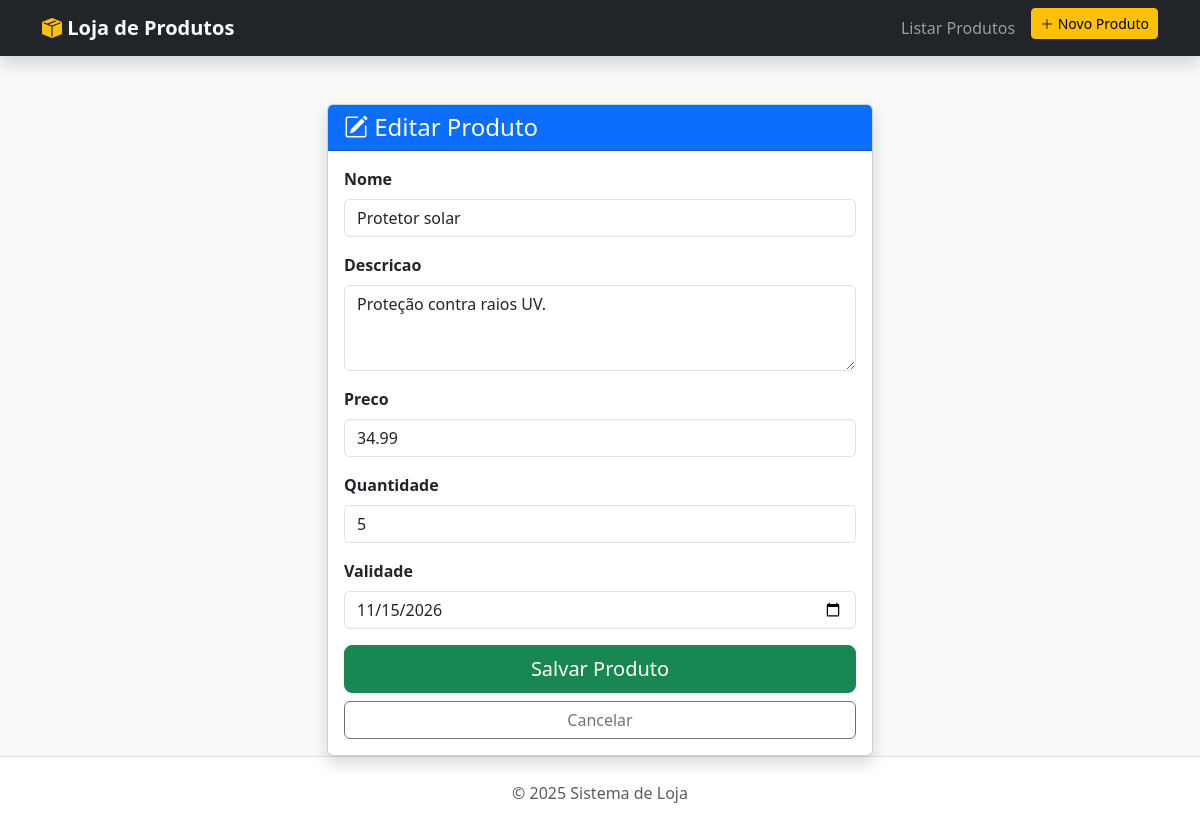
The page /editar/4/ on the database its author committed.
### gestao/models.py (models this page shows, shortened)
class Produto(models.Model):
    nome = models.CharField(max_length=100)
    descricao = models.TextField()
    preco = models.DecimalField(max_digits=10, decimal_places=2)
    validade = models.DateField()
    quantidade = models.IntegerField(default=0)

### gestao/views.py (the view)
# urls.py: path('editar/<int:produto_id>/', views.produto_edit, name='produto_edit'),
def produto_edit(request, produto_id):
    produto = get_object_or_404(Produto, pk=produto_id)
    if request.method == "POST":
     form = ProdutoForm(request.POST, instance=produto)
     if form.is_valid():
         form.save()
         return redirect('produto_list')
    else:
         form = ProdutoForm(instance=produto)
    return render(request, 'gestao/produto_novo.html', {'form': form})

### gestao/forms.py
class ProdutoForm(forms.ModelForm):
    class Meta:
        model = Produto
        fields = ['nome', 'descricao', 'preco', 'quantidade','validade']
        widgets = {
            'nome': forms.TextInput(attrs={'class': 'form-control', 'placeholder': 'Ex: Notebook Dell'}),
            'descricao': forms.Textarea(attrs={'class': 'form-control', 'rows': 3}),
            'preco': forms.NumberInput(attrs={'class': 'form-control', 'placeholder': '0.00'}),
            'quantidade': forms.NumberInput(attrs={'class': 'form-control', 'placeholder': 'Qtd em estoque'}),
            'validade': forms.DateInput(attrs={'class': 'form-control', 'type': 'date'}),
        }

### gestao/templates/gestao/produto_novo.html (shortened to what this page needs)
{% extends 'gestao/base.html' %}
{% block content %}
<div class="row justify-content-center">
    <div class="col-md-6">
        <div class="card shadow">
            <div class="card-header bg-primary text-white">
                <h4 class="mb-0">
                    <i class="bi bi-pencil-square"></i>
                     {% if form.instance.pk %}Editar Produto{% else %}Novo Produto{% endif %}
                </h4>
            </div>
            <div class="card-body">
                <form method="POST">
                    {% for field in form %}
                    <div class="mb-3">
                        <label class="form-label fw-bold">{{ field.label }}</label>
                        {{ field }}
                    </div>
                    {% endfor %}
                    <div class="d-grid gap-2">
                        <button type="submit" class="btn btn-success btn-lg">Salvar Produto</button>
                        <a href="{% url 'produto_list' %}" class="btn btn-outline-secondary">Cancelar</a>
                    </div>
                </form>
            </div>
        </div>
    </div>
</div>
{% endblock %}

### rows shown on the page
Produto: form "Protetor solar" "Proteção contra raios UV." "34.99" "5" "11/15/2026"

### other values the page prints
{{ field.label }} "Nome" "Descricao" "Preco" "Quantidade" "Validade"
